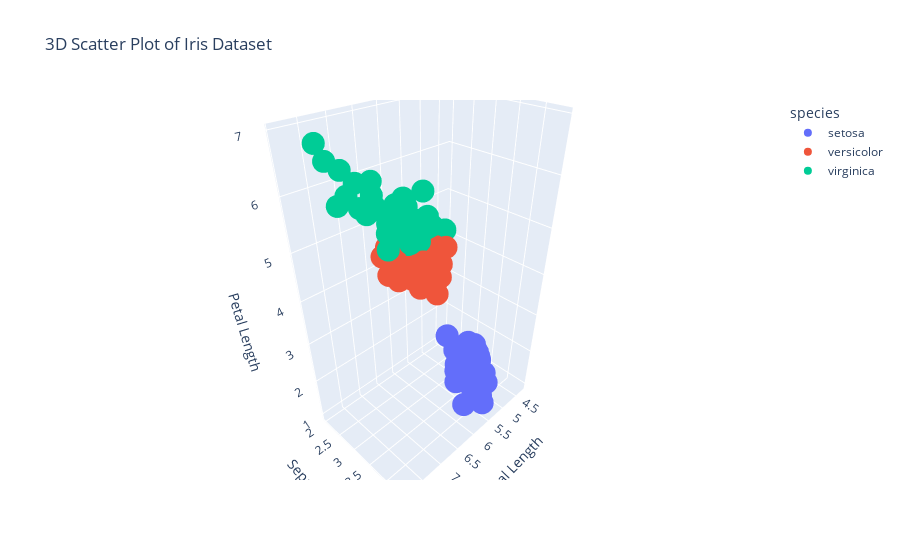

The cell this chart's notebook holds for it:
### Markdown cell above
Exercise 5: 3D Scatter Plot with the Iris Dataset
Objective:

Use Plotly to create a 3D scatter plot that visualizes the three different species of the Iris dataset with respect to their sepal length, sepal width, and petal length.

Instructions
Load the Iris dataset into a pandas DataFrame.
Import the necessary components from plotly.
Create a 3D scatter plot mapping sepal length, sepal width, and petal length to the three axes.
Use color to distinguish between the different species.
Add hover-over text for each data point displaying its species name.
Include a descriptive title and axis labels.
Expected Learning Outcome:

Understand how to create and customize 3D scatter plots in Plotly.

### Code cell
import seaborn as sns
import pandas as pd
import plotly.express as px

# Load the iris dataset from seaborn
iris = sns.load_dataset('iris')

# Display the first few rows to verify the dataset
print(iris.head())

# Create a 3D scatter plot
fig = px.scatter_3d(
    iris,
    x='sepal_length',
    y='sepal_width',
    z='petal_length',
    color='species',
    title='3D Scatter Plot of Iris Dataset',
    labels={'sepal_length': 'Sepal Length', 'sepal_width': 'Sepal Width', 'petal_length': 'Petal Length'},
)

# Show the plot
fig

### Figure 1 — Plotly figure (JSON) as saved in the notebook; plotly's stock layout.template omitted (floating-point values rounded to 4 significant figures)
{"data": [{"hovertemplate": "species=setosa<br>Sepal Length=%{x}<br>Sepal Width=%{y}<br>Petal Length=%{z}<extra></extra>", "legendgroup": "setosa", "marker": {"color": "#636efa", "symbol": "circle"}, "mode": "markers", "name": "setosa", "scene": "scene", "showlegend": true, "type": "scatter3d", "x": [5.1, 4.9, 4.7, 4.6, 5, 5.4, 4.6, 5, 4.4, 4.9, 5.4, 4.8, 4.8, 4.3, 5.8, 5.7, 5.4, 5.1, 5.7, 5.1, 5.4, 5.1, 4.6, 5.1, 4.8, 5, 5, 5.2, 5.2, 4.7, 4.8, 5.4, 5.2, 5.5, 4.9, 5, 5.5, 4.9, 4.4, 5.1, 5, 4.5, 4.4, 5, 5.1, 4.8, 5.1, 4.6, 5.3, 5], "y": [3.5, 3, 3.2, 3.1, 3.6, 3.9, 3.4, 3.4, 2.9, 3.1, 3.7, 3.4, 3, 3, 4, 4.4, 3.9, 3.5, 3.8, 3.8, 3.4, 3.7, 3.6, 3.3, 3.4, 3, 3.4, 3.5, 3.4, 3.2, 3.1, 3.4, 4.1, 4.2, 3.1, 3.2, 3.5, 3.6, 3, 3.4, 3.5, 2.3, 3.2, 3.5, 3.8, 3, 3.8, 3.2, 3.7, 3.3], "z": [1.4, 1.4, 1.3, 1.5, 1.4, 1.7, 1.4, 1.5, 1.4, 1.5, 1.5, 1.6, 1.4, 1.1, 1.2, 1.5, 1.3, 1.4, 1.7, 1.5, 1.7, 1.5, 1, 1.7, 1.9, 1.6, 1.6, 1.5, 1.4, 1.6, 1.6, 1.5, 1.5, 1.4, 1.5, 1.2, 1.3, 1.4, 1.3, 1.5, 1.3, 1.3, 1.3, 1.6, 1.9, 1.4, 1.6, 1.4, 1.5, 1.4]}, {"hovertemplate": "species=versicolor<br>Sepal Length=%{x}<br>Sepal Width=%{y}<br>Petal Length=%{z}<extra></extra>", "legendgroup": "versicolor", "marker": {"color": "#EF553B", "symbol": "circle"}, "mode": "markers", "name": "versicolor", "scene": "scene", "showlegend": true, "type": "scatter3d", "x": [7, 6.4, 6.9, 5.5, 6.5, 5.7, 6.3, 4.9, 6.6, 5.2, 5, 5.9, 6, 6.1, 5.6, 6.7, 5.6, 5.8, 6.2, 5.6, 5.9, 6.1, 6.3, 6.1, 6.4, 6.6, 6.8, 6.7, 6, 5.7, 5.5, 5.5, 5.8, 6, 5.4, 6, 6.7, 6.3, 5.6, 5.5, 5.5, 6.1, 5.8, 5, 5.6, 5.7, 5.7, 6.2, 5.1, 5.7], "y": [3.2, 3.2, 3.1, 2.3, 2.8, 2.8, 3.3, 2.4, 2.9, 2.7, 2, 3, 2.2, 2.9, 2.9, 3.1, 3, 2.7, 2.2, 2.5, 3.2, 2.8, 2.5, 2.8, 2.9, 3, 2.8, 3, 2.9, 2.6, 2.4, 2.4, 2.7, 2.7, 3, 3.4, 3.1, 2.3, 3, 2.5, 2.6, 3, 2.6, 2.3, 2.7, 3, 2.9, 2.9, 2.5, 2.8], "z": [4.7, 4.5, 4.9, 4, 4.6, 4.5, 4.7, 3.3, 4.6, 3.9, 3.5, 4.2, 4, 4.7, 3.6, 4.4, 4.5, 4.1, 4.5, 3.9, 4.8, 4, 4.9, 4.7, 4.3, 4.4, 4.8, 5, 4.5, 3.5, 3.8, 3.7, 3.9, 5.1, 4.5, 4.5, 4.7, 4.4, 4.1, 4, 4.4, 4.6, 4, 3.3, 4.2, 4.2, 4.2, 4.3, 3, 4.1]}, {"hovertemplate": "species=virginica<br>Sepal Length=%{x}<br>Sepal Width=%{y}<br>Petal Length=%{z}<extra></extra>", "legendgroup": "virginica", "marker": {"color": "#00cc96", "symbol": "circle"}, "mode": "markers", "name": "virginica", "scene": "scene", "showlegend": true, "type": "scatter3d", "x": [6.3, 5.8, 7.1, 6.3, 6.5, 7.6, 4.9, 7.3, 6.7, 7.2, 6.5, 6.4, 6.8, 5.7, 5.8, 6.4, 6.5, 7.7, 7.7, 6, 6.9, 5.6, 7.7, 6.3, 6.7, 7.2, 6.2, 6.1, 6.4, 7.2, 7.4, 7.9, 6.4, 6.3, 6.1, 7.7, 6.3, 6.4, 6, 6.9, 6.7, 6.9, 5.8, 6.8, 6.7, 6.7, 6.3, 6.5, 6.2, 5.9], "y": [3.3, 2.7, 3, 2.9, 3, 3, 2.5, 2.9, 2.5, 3.6, 3.2, 2.7, 3, 2.5, 2.8, 3.2, 3, 3.8, 2.6, 2.2, 3.2, 2.8, 2.8, 2.7, 3.3, 3.2, 2.8, 3, 2.8, 3, 2.8, 3.8, 2.8, 2.8, 2.6, 3, 3.4, 3.1, 3, 3.1, 3.1, 3.1, 2.7, 3.2, 3.3, 3, 2.5, 3, 3.4, 3], "z": [6, 5.1, 5.9, 5.6, 5.8, 6.6, 4.5, 6.3, 5.8, 6.1, 5.1, 5.3, 5.5, 5, 5.1, 5.3, 5.5, 6.7, 6.9, 5, 5.7, 4.9, 6.7, 4.9, 5.7, 6, 4.8, 4.9, 5.6, 5.8, 6.1, 6.4, 5.6, 5.1, 5.6, 6.1, 5.6, 5.5, 4.8, 5.4, 5.6, 5.1, 5.1, 5.9, 5.7, 5.2, 5, 5.2, 5.4, 5.1]}], "layout": {"legend": {"title": {"text": "species"}, "tracegroupgap": 0}, "scene": {"domain": {"x": [0, 1], "y": [0, 1]}, "xaxis": {"title": {"text": "Sepal Length"}}, "yaxis": {"title": {"text": "Sepal Width"}}, "zaxis": {"title": {"text": "Petal Length"}}}, "title": {"text": "3D Scatter Plot of Iris Dataset"}}}
